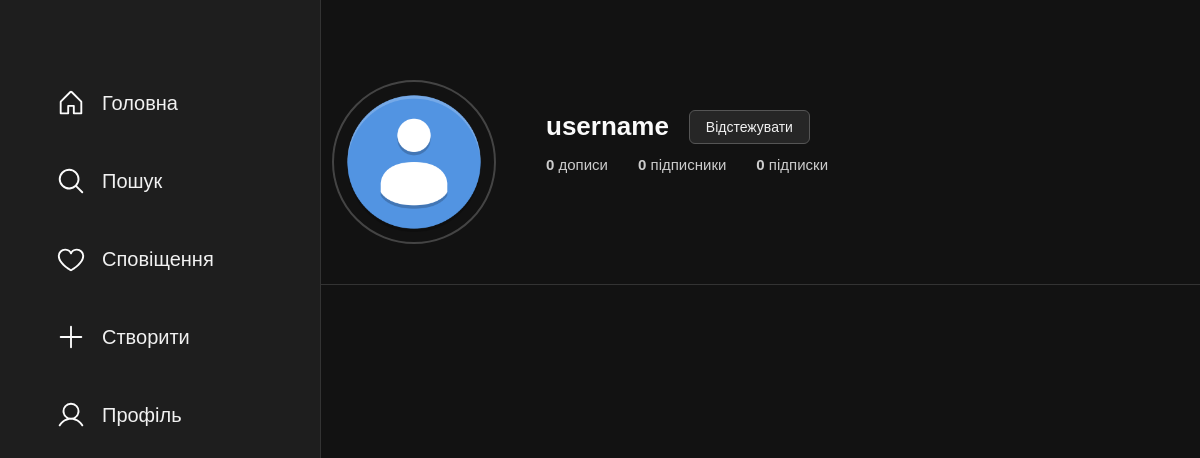
The page /user/username/ on the database as committed earlier.
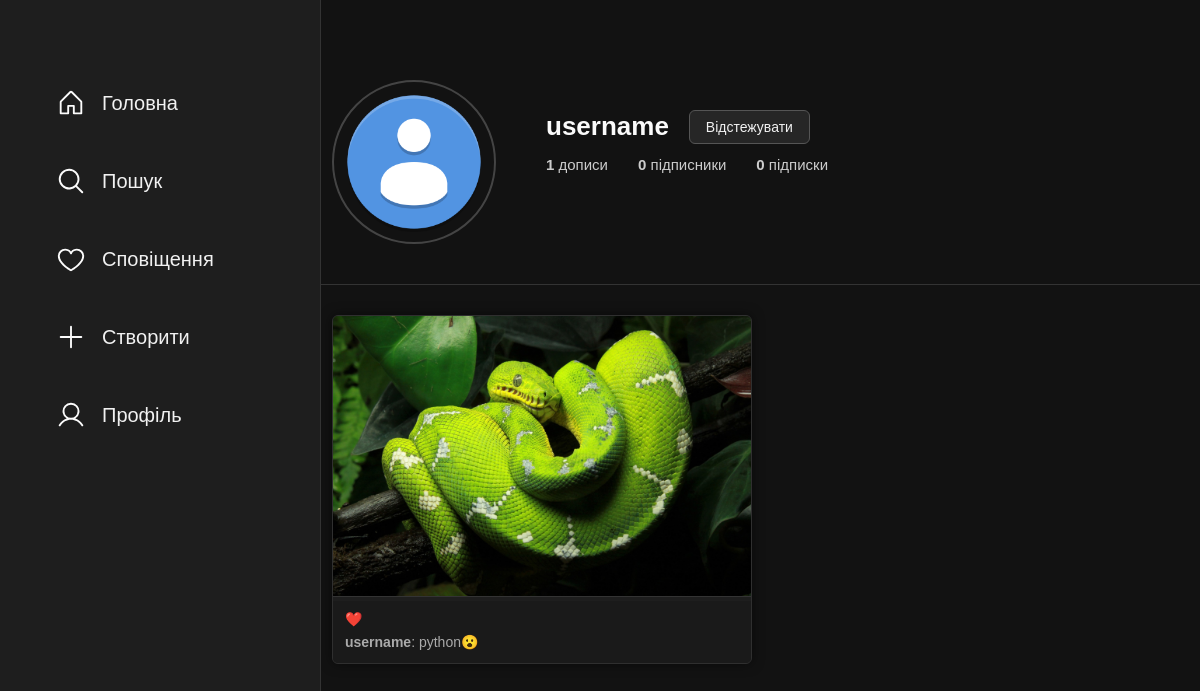
The same page on the database as committed later.
### post/models.py (models this page shows, shortened)
class Image(models.Model):
    image = models.ImageField(upload_to='posts/')
    post = models.ForeignKey('Post', on_delete=models.CASCADE, related_name="images")

class Post(models.Model):
    author = models.ForeignKey(settings.AUTH_USER_MODEL, on_delete=models.CASCADE,related_name='posts')
    created_at = models.DateField(auto_now_add=True)
    updated_at = models.DateField(auto_now=True)
    caption = models.CharField(max_length=500)

### accounts/models.py (models this page shows, shortened)
class User(AbstractBaseUser, PermissionsMixin):
    username = models.CharField(max_length=150, unique=True,)
    email = models.EmailField(unique=True)
    full_name = models.CharField(max_length=200, blank=True)
    password = models.CharField(max_length=100,)
    is_staff = models.BooleanField(default=False)
    is_active = models.BooleanField(default=True)
    date_joined = models.DateTimeField(default=timezone.now)
    groups = models.ManyToManyField(
        'auth.Group',
        related_name='custom_user_groups',
        blank=True,
        help_text="The groups this user belongs to.",
        verbose_name="groups",
    )
    user_permissions = models.ManyToManyField(
        'auth.Permission',
        related_name='custom_user_permissions',
        blank=True,
        help_text="Specific permissions for this user.",
        verbose_name="user permissions",
    )
    USERNAME_FIELD = "email"
    REQUIRED_FIELDS = ['username']
    objects = CustomUserManager()

### user/views.py (the view)
# urls.py: path('<str:username>/',views.profile_view,name='profile'),
def profile_view(request, username):
    profile_user = get_object_or_404(User, username=username)
    profile = get_object_or_404(Profile, user=profile_user)
    is_following = False
    if request.user.is_authenticated and request.user != profile_user:
        is_following = Subscription.objects.filter(subscriber=request.user, target=profile_user).exists()
    followers_count = profile_user.followers_set.count()
    following_count = profile_user.following_set.count()
    posts = Post.objects.filter(author=profile_user)
    posts_count = posts.count()
    context = {
        'profile': profile,
        'profile_user': profile_user,
        'is_following': is_following,
        'followers_count': followers_count,
        'following_count': following_count,
        'posts': posts,
        'posts_count': posts_count,
    }
    return render(request, 'user/profile.html', context)

### user/templates/user/profile.html (shortened to what this page needs)
{% load static %}
<!DOCTYPE html>
<html lang="uk">
<head>
  <link rel="stylesheet" href="{% static 'styles_profile.css' %}">
</head>
<body>
  <div class="sidebar">
    <ul>
      <li><a href="{% url 'post:home' %}"><img src="{% static 'img/home.svg' %}" alt="home"> Головна</a></li>
      <li><a href="{% url 'post:create_post' %}"><img src="{% static 'img/search.svg' %}" alt="search"> Пошук</a></li>
      <li><a href="{% url 'post:create_post' %}"><img src="{% static 'img/notify.svg' %}" alt="notify"> Сповіщення</a></li>
      <li><a href="{% url 'post:create_post' %}"><img src="{% static 'img/plus.svg' %}" alt="create"> Створити</a></li>
      <li><a href="{% url 'user:profile' request.user.username %}"><img src="{% static 'img/user.svg' %}" alt="profile"> Профіль</a></li>
    </ul>
  </div>
  <div class="feed-container">
    <div class="profile-header">
      <img src="{% static 'img/default_avatar.png' %}" class="profile-avatar-large" alt="avatar">
      <div class="profile-meta">
        <div class="profile-username-row">
          <h2>{{ profile_user.username }}</h2>
          {% if request.user != profile_user %}
            <button id="follow-btn"
                    class="profile-button"
                    data-username="{{ profile_user.username }}">
              {% if is_following %}
                Відписатись
              {% else %}
                Відстежувати
              {% endif %}
            </button>
          {% else %}
            <a href="{% url 'user:edit_profile' username=profile_user.username %}" class="profile-button">Редагувати</a>
          {% endif %}
        </div>
        <div class="profile-stats">
          <span><strong>{{ posts_count }}</strong> дописи</span>
          <span><strong id="followers-count">{{ followers_count }}</strong> підписники</span>
          <span><strong>{{ following_count }}</strong> підписки</span>
        </div>
      </div>
    </div>
    <div class="profile-gallery">
      {% for post in posts %}
        {% for image in post.images.all %}
          <div class="gallery-item">
            <img src="{{ image.image.url }}" alt="post image" class="gallery-image">
            <div class="gallery-info">
              <div class="gallery-likes">❤️ {{ post.like_set.count }}</div>
              <div class="gallery-caption">
                <strong>{{ post.author.username }}</strong>: {{ post.caption }}
              </div>
            </div>
          </div>
        {% endfor %}
      {% endfor %}
    </div>
  </div>
</body>
</html>

Rows that differ between the two databases and show on the page:
added Post: author.username "username", caption "python😮"
added Image: image (picture)
Other text that changed with them:
{{ posts_count }}: "0" → "1"
